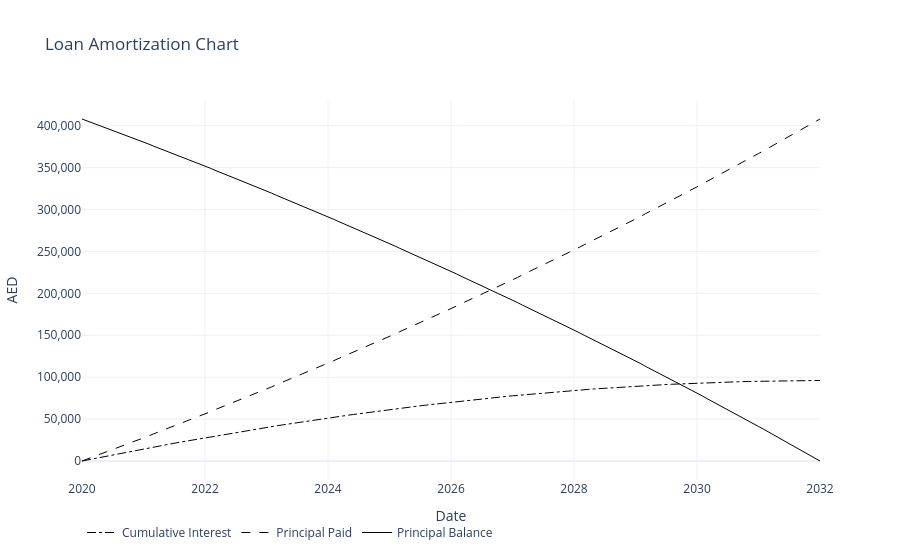

This figure's notebook cell:
### Code cell
# --- snippet: loan_amort_plot
loan_amort_fig = go.Figure()

loan_amort_fig.add_trace(
    go.Scatter(
        x=home_investment_schedule.index,
        y=home_investment_schedule["Cumulative Interest"],
        mode="lines",
        name="Cumulative Interest",
        line=dict(color="black", dash="dashdot", width=1),
    )
)

loan_amort_fig.add_trace(
    go.Scatter(
        x=home_investment_schedule.index,
        y=home_investment_schedule["Principal Paid"],
        mode="lines",
        name="Principal Paid",
        line=dict(color="black", dash="dash", width=1),
    )
)

loan_amort_fig.add_trace(
    go.Scatter(
        x=home_investment_schedule.index,
        y=home_investment_schedule["Principal Balance"],
        mode="lines",
        name="Principal Balance",
        line=dict(color="black", width=1),
    )
)

loan_amort_fig.update_layout(
    title="Loan Amortization Chart",
    xaxis_title="Date",
    yaxis_title=f"{currency}",
    legend=dict(orientation="h"),
    template="plotly_white",
)

loan_amort_fig.update_yaxes(tickformat=",")
# --- endsnippet

### Figure 1 — Plotly figure (JSON) as saved in the notebook; plotly's stock layout.template omitted (floating-point values rounded to 4 significant figures; data arrays with more than 128 entries replaced by an {"elided": "..."} marker saying what was removed)
{"data": [{"line": {"color": "black", "dash": "dashdot", "width": 1}, "mode": "lines", "name": "Cumulative Interest", "type": "scatter", "x": {"elided": "145 str values"}, "y": {"elided": "145 float values"}}, {"line": {"color": "black", "dash": "dash", "width": 1}, "mode": "lines", "name": "Principal Paid", "type": "scatter", "x": {"elided": "145 str values"}, "y": {"elided": "145 float values"}}, {"line": {"color": "black", "width": 1}, "mode": "lines", "name": "Principal Balance", "type": "scatter", "x": {"elided": "145 str values"}, "y": {"elided": "145 float values"}}], "layout": {"legend": {"orientation": "h"}, "title": {"text": "Loan Amortization Chart"}, "xaxis": {"title": {"text": "Date"}}, "yaxis": {"tickformat": ",", "title": {"text": "AED"}}}}
